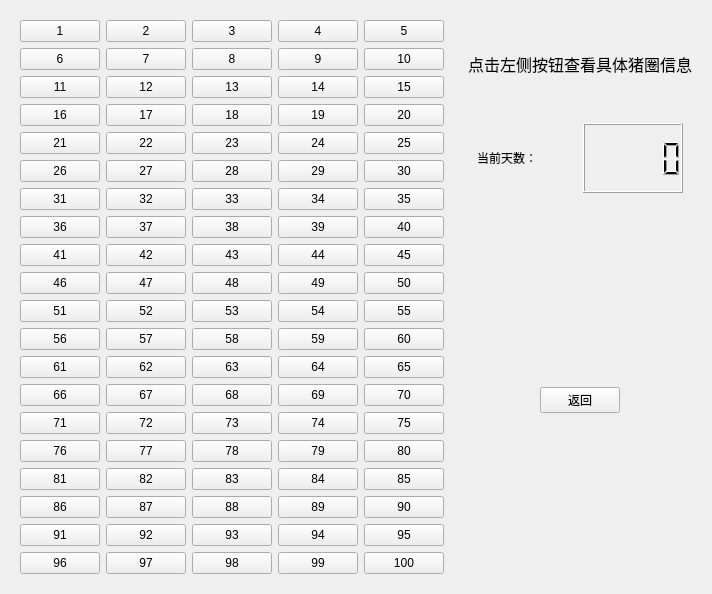
     <widget class="QWidget" name="pigpen_see">
      <layout class="QHBoxLayout" name="horizontalLayout_5">
       <item>
        <widget class="QWidget" name="widget_9" native="true">
         <layout class="QGridLayout" name="gridLayout_4">
          <item row="0" column="0">
           <widget class="Mypushbotton" name="pushButton_01">
            <property name="text">
             <string>1</string>
            </property>
           </widget>
          </item>
          <item row="0" column="1">
           <widget class="Mypushbotton" name="pushButton_02">
            <property name="text">
             <string>2</string>
            </property>
           </widget>
          </item>
          <item row="0" column="2">
           <widget class="Mypushbotton" name="pushButton_03">
            <property name="text">
             <string>3</string>
            </property>
           </widget>
          </item>
          <item row="0" column="3">
           <widget class="Mypushbotton" name="pushButton_04">
            <property name="text">
             <string>4</string>
            </property>
           </widget>
          </item>
          <item row="0" column="4">
           <widget class="Mypushbotton" name="pushButton_05">
            <property name="text">
             <string>5</string>
            </property>
           </widget>
          </item>
          <item row="1" column="0">
           <widget class="Mypushbotton" name="pushButton_06">
            <property name="text">
             <string>6</string>
            </property>
           </widget>
          </item>
          <item row="1" column="1">
           <widget class="Mypushbotton" name="pushButton_07">
            <property name="text">
             <string>7</string>
            </property>
           </widget>
          </item>
          <item row="1" column="2">
           <widget class="Mypushbotton" name="pushButton_08">
            <property name="text">
             <string>8</string>
            </property>
           </widget>
          </item>
          <item row="1" column="3">
           <widget class="Mypushbotton" name="pushButton_09">
            <property name="text">
             <string>9</string>
            </property>
           </widget>
          </item>
          <item row="1" column="4">
           <widget class="Mypushbotton" name="pushButton_10">
            <property name="text">
             <string>10</string>
            </property>
           </widget>
          </item>
          <item row="2" column="0">
           <widget class="Mypushbotton" name="pushButton_11">
            <property name="text">
             <string>11</string>
            </property>
           </widget>
          </item>
          <item row="2" column="1">
           <widget class="Mypushbotton" name="pushButton_12">
            <property name="text">
             <string>12</string>
            </property>
           </widget>
          </item>
          <item row="2" column="2">
           <widget class="Mypushbotton" name="pushButton_13">
            <property name="text">
             <string>13</string>
            </property>
           </widget>
          </item>
          <item row="2" column="3">
           <widget class="Mypushbotton" name="pushButton_14">
            <property name="text">
             <string>14</string>
            </property>
           </widget>
          </item>
          <item row="2" column="4">
           <widget class="Mypushbotton" name="pushButton_15">
            <property name="text">
             <string>15</string>
            </property>
           </widget>
          </item>
          <item row="3" column="0">
           <widget class="Mypushbotton" name="pushButton_16">
            <property name="text">
             <string>16</string>
            </property>
           </widget>
          </item>
          <item row="3" column="1">
           <widget class="Mypushbotton" name="pushButton_17">
            <property name="text">
             <string>17</string>
            </property>
           </widget>
          </item>
          <item row="3" column="2">
           <widget class="Mypushbotton" name="pushButton_18">
            <property name="text">
             <string>18</string>
            </property>
           </widget>
          </item>
          <item row="3" column="3">
           <widget class="Mypushbotton" name="pushButton_19">
            <property name="text">
             <string>19</string>
            </property>
           </widget>
          </item>
          <item row="3" column="4">
           <widget class="Mypushbotton" name="pushButton_20">
            <property name="text">
             <string>20</string>
            </property>
           </widget>
          </item>
          <item row="4" column="0">
           <widget class="Mypushbotton" name="pushButton_21">
            <property name="text">
             <string>21</string>
            </property>
           </widget>
          </item>
          <item row="4" column="1">
           <widget class="Mypushbotton" name="pushButton_22">
            <property name="text">
             <string>22</string>
            </property>
           </widget>
          </item>
          <item row="4" column="2">
           <widget class="Mypushbotton" name="pushButton_23">
            <property name="text">
             <string>23</string>
            </property>
           </widget>
          </item>
          <item row="4" column="3">
           <widget class="Mypushbotton" name="pushButton_24">
            <property name="text">
             <string>24</string>
            </property>
           </widget>
          </item>
          <item row="4" column="4">
           <widget class="Mypushbotton" name="pushButton_25">
            <property name="text">
             <string>25</string>
            </property>
           </widget>
          </item>
          <item row="5" column="0">
           <widget class="Mypushbotton" name="pushButton_26">
            <property name="text">
             <string>26</string>
            </property>
           </widget>
          </item>
          <item row="5" column="1">
           <widget class="Mypushbotton" name="pushButton_27">
            <property name="text">
             <string>27</string>
            </property>
           </widget>
          </item>
          <item row="5" column="2">
           <widget class="Mypushbotton" name="pushButton_28">
            <property name="text">
             <string>28</string>
            </property>
           </widget>
          </item>
          <item row="5" column="3">
           <widget class="Mypushbotton" name="pushButton_29">
            <property name="text">
             <string>29</string>
            </property>
           </widget>
          </item>
          <item row="5" column="4">
           <widget class="Mypushbotton" name="pushButton_30">
            <property name="text">
             <string>30</string>
            </property>
           </widget>
          </item>
          <item row="6" column="0">
           <widget class="Mypushbotton" name="pushButton_31">
            <property name="text">
             <string>31</string>
            </property>
           </widget>
          </item>
          <item row="6" column="1">
           <widget class="Mypushbotton" name="pushButton_32">
            <property name="text">
             <string>32</string>
            </property>
           </widget>
          </item>
          <item row="6" column="2">
           <widget class="Mypushbotton" name="pushButton_33">
            <property name="text">
             <string>33</string>
            </property>
           </widget>
          </item>
          <item row="6" column="3">
           <widget class="Mypushbotton" name="pushButton_34">
            <property name="text">
             <string>34</string>
            </property>
           </widget>
          </item>
          <item row="6" column="4">
           <widget class="Mypushbotton" name="pushButton_35">
            <property name="text">
             <string>35</string>
            </property>
           </widget>
          </item>
          <item row="7" column="0">
           <widget class="Mypushbotton" name="pushButton_36">
            <property name="text">
             <string>36</string>
            </property>
           </widget>
          </item>
          <item row="7" column="1">
           <widget class="Mypushbotton" name="pushButton_37">
            <property name="text">
             <string>37</string>
            </property>
           </widget>
          </item>
          <item row="7" column="2">
           <widget class="Mypushbotton" name="pushButton_38">
            <property name="text">
             <string>38</string>
            </property>
           </widget>
          </item>
          <item row="7" column="3">
           <widget class="Mypushbotton" name="pushButton_39">
            <property name="text">
             <string>39</string>
            </property>
           </widget>
          </item>
          <item row="7" column="4">
           <widget class="Mypushbotton" name="pushButton_40">
            <property name="text">
             <string>40</string>
            </property>
           </widget>
          </item>
          <item row="8" column="0">
           <widget class="Mypushbotton" name="pushButton_41">
            <property name="text">
             <string>41</string>
            </property>
           </widget>
          </item>
          <item row="8" column="1">
           <widget class="Mypushbotton" name="pushButton_42">
            <property name="text">
             <string>42</string>
            </property>
           </widget>
          </item>
          <item row="8" column="2">
           <widget class="Mypushbotton" name="pushButton_43">
            <property name="text">
             <string>43</string>
            </property>
           </widget>
          </item>
          <item row="8" column="3">
           <widget class="Mypushbotton" name="pushButton_44">
            <property name="text">
             <string>44</string>
            </property>
           </widget>
          </item>
          <item row="8" column="4">
           <widget class="Mypushbotton" name="pushButton_45">
            <property name="text">
             <string>45</string>
            </property>
           </widget>
          </item>
          <item row="9" column="0">
           <widget class="Mypushbotton" name="pushButton_46">
            <property name="text">
             <string>46</string>
            </property>
           </widget>
          </item>
          <item row="9" column="1">
           <widget class="Mypushbotton" name="pushButton_47">
            <property name="text">
             <string>47</string>
            </property>
           </widget>
          </item>
          <item row="9" column="2">
           <widget class="Mypushbotton" name="pushButton_48">
            <property name="text">
             <string>48</string>
            </property>
           </widget>
          </item>
          <item row="9" column="3">
           <widget class="Mypushbotton" name="pushButton_49">
            <property name="text">
             <string>49</string>
            </property>
           </widget>
          </item>
          <item row="9" column="4">
           <widget class="Mypushbotton" name="pushButton_50">
            <property name="text">
             <string>50</string>
            </property>
           </widget>
          </item>
          <item row="10" column="0">
           <widget class="Mypushbotton" name="pushButton_51">
            <property name="text">
             <string>51</string>
            </property>
           </widget>
          </item>
          <item row="10" column="1">
           <widget class="Mypushbotton" name="pushButton_52">
            <property name="text">
             <string>52</string>
            </property>
           </widget>
          </item>
          <item row="10" column="2">
           <widget class="Mypushbotton" name="pushButton_53">
            <property name="text">
             <string>53</string>
            </property>
           </widget>
          </item>
          <item row="10" column="3">
           <widget class="Mypushbotton" name="pushButton_54">
            <property name="text">
             <string>54</string>
            </property>
           </widget>
          </item>
          <item row="10" column="4">
           <widget class="Mypushbotton" name="pushButton_55">
            <property name="text">
             <string>55</string>
            </property>
           </widget>
          </item>
          <item row="11" column="0">
           <widget class="Mypushbotton" name="pushButton_56">
            <property name="text">
             <string>56</string>
            </property>
           </widget>
          </item>
          <item row="11" column="1">
           <widget class="Mypushbotton" name="pushButton_57">
            <property name="text">
             <string>57</string>
            </property>
           </widget>
          </item>
          <item row="11" column="2">
           <widget class="Mypushbotton" name="pushButton_58">
            <property name="text">
             <string>58</string>
            </property>
           </widget>
          </item>
          <item row="11" column="3">
           <widget class="Mypushbotton" name="pushButton_59">
            <property name="text">
             <string>59</string>
            </property>
           </widget>
          </item>
          <item row="11" column="4">
           <widget class="Mypushbotton" name="pushButton_60">
            <property name="text">
             <string>60</string>
            </property>
           </widget>
          </item>
          <item row="12" column="0">
           <widget class="Mypushbotton" name="pushButton_61">
            <property name="text">
             <string>61</string>
            </property>
           </widget>
          </item>
          <item row="12" column="1">
           <widget class="Mypushbotton" name="pushButton_62">
            <property name="text">
             <string>62</string>
            </property>
           </widget>
          </item>
          <item row="12" column="2">
           <widget class="Mypushbotton" name="pushButton_63">
            <property name="text">
             <string>63</string>
            </property>
           </widget>
          </item>
          <item row="12" column="3">
           <widget class="Mypushbotton" name="pushButton_64">
            <property name="text">
             <string>64</string>
            </property>
           </widget>
          </item>
          <item row="12" column="4">
           <widget class="Mypushbotton" name="pushButton_65">
            <property name="text">
             <string>65</string>
            </property>
           </widget>
          </item>
          <item row="13" column="0">
           <widget class="Mypushbotton" name="pushButton_66">
            <property name="text">
             <string>66</string>
            </property>
           </widget>
          </item>
          <item row="13" column="1">
           <widget class="Mypushbotton" name="pushButton_67">
            <property name="text">
             <string>67</string>
            </property>
           </widget>
          </item>
          <item row="13" column="2">
           <widget class="Mypushbotton" name="pushButton_68">
            <property name="text">
             <string>68</string>
            </property>
           </widget>
          </item>
          <item row="13" column="3">
           <widget class="Mypushbotton" name="pushButton_69">
            <property name="text">
             <string>69</string>
            </property>
           </widget>
          </item>
          <item row="13" column="4">
           <widget class="Mypushbotton" name="pushButton_70">
            <property name="text">
             <string>70</string>
            </property>
           </widget>
          </item>
          <item row="14" column="0">
           <widget class="Mypushbotton" name="pushButton_71">
            <property name="text">
             <string>71</string>
            </property>
           </widget>
          </item>
          <item row="14" column="1">
           <widget class="Mypushbotton" name="pushButton_72">
            <property name="text">
             <string>72</string>
            </property>
           </widget>
          </item>
          <item row="14" column="2">
           <widget class="Mypushbotton" name="pushButton_73">
            <property name="text">
             <string>73</string>
            </property>
           </widget>
          </item>
          <item row="14" column="3">
           <widget class="Mypushbotton" name="pushButton_74">
            <property name="text">
             <string>74</string>
            </property>
           </widget>
          </item>
          <item row="14" column="4">
           <widget class="Mypushbotton" name="pushButton_75">
            <property name="text">
             <string>75</string>
            </property>
           </widget>
          </item>
          <item row="15" column="0">
           <widget class="Mypushbotton" name="pushButton_76">
            <property name="text">
             <string>76</string>
            </property>
           </widget>
          </item>
          <item row="15" column="1">
           <widget class="Mypushbotton" name="pushButton_77">
            <property name="text">
             <string>77</string>
            </property>
           </widget>
          </item>
          <item row="15" column="2">
           <widget class="Mypushbotton" name="pushButton_78">
            <property name="text">
             <string>78</string>
            </property>
           </widget>
          </item>
          <item row="15" column="3">
           <widget class="Mypushbotton" name="pushButton_79">
            <property name="text">
             <string>79</string>
            </property>
           </widget>
          </item>
          <item row="15" column="4">
           <widget class="Mypushbotton" name="pushButton_80">
            <property name="text">
             <string>80</string>
            </property>
           </widget>
          </item>
          <item row="16" column="0">
           <widget class="Mypushbotton" name="pushButton_81">
            <property name="text">
             <string>81</string>
            </property>
           </widget>
          </item>
          <item row="16" column="1">
           <widget class="Mypushbotton" name="pushButton_82">
            <property name="text">
             <string>82</string>
            </property>
           </widget>
          </item>
          <item row="16" column="2">
           <widget class="Mypushbotton" name="pushButton_83">
            <property name="text">
             <string>83</string>
            </property>
           </widget>
          </item>
          <item row="16" column="3">
           <widget class="Mypushbotton" name="pushButton_84">
            <property name="text">
             <string>84</string>
            </property>
           </widget>
          </item>
          <item row="16" column="4">
           <widget class="Mypushbotton" name="pushButton_85">
            <property name="text">
             <string>85</string>
            </property>
           </widget>
          </item>
          <item row="17" column="0">
           <widget class="Mypushbotton" name="pushButton_86">
            <property name="text">
             <string>86</string>
            </property>
           </widget>
          </item>
          <item row="17" column="1">
           <widget class="Mypushbotton" name="pushButton_87">
            <property name="text">
             <string>87</string>
            </property>
           </widget>
          </item>
          <item row="17" column="2">
           <widget class="Mypushbotton" name="pushButton_88">
            <property name="text">
             <string>88</string>
            </property>
           </widget>
          </item>
          <item row="17" column="3">
           <widget class="Mypushbotton" name="pushButton_89">
            <property name="text">
             <string>89</string>
            </property>
           </widget>
          </item>
          <item row="17" column="4">
           <widget class="Mypushbotton" name="pushButton_90">
            <property name="text">
             <string>90</string>
            </property>
           </widget>
          </item>
          <item row="18" column="0">
           <widget class="Mypushbotton" name="pushButton_91">
            <property name="text">
             <string>91</string>
            </property>
           </widget>
          </item>
          <item row="18" column="1">
           <widget class="Mypushbotton" name="pushButton_92">
            <property name="text">
             <string>92</string>
            </property>
           </widget>
          </item>
          <item row="18" column="2">
           <widget class="Mypushbotton" name="pushButton_93">
            <property name="text">
             <string>93</string>
            </property>
           </widget>
          </item>
          <item row="18" column="3">
           <widget class="Mypushbotton" name="pushButton_94">
            <property name="text">
             <string>94</string>
            </property>
           </widget>
          </item>
          <item row="18" column="4">
           <widget class="Mypushbotton" name="pushButton_95">
            <property name="text">
             <string>95</string>
            </property>
           </widget>
          </item>
          <item row="19" column="0">
           <widget class="Mypushbotton" name="pushButton_96">
            <property name="text">
             <string>96</string>
            </property>
           </widget>
          </item>
          <item row="19" column="1">
           <widget class="Mypushbotton" name="pushButton_97">
            <property name="text">
             <string>97</string>
            </property>
           </widget>
          </item>
          <item row="19" column="2">
           <widget class="Mypushbotton" name="pushButton_98">
            <property name="text">
             <string>98</string>
            </property>
           </widget>
          </item>
          <item row="19" column="3">
           <widget class="Mypushbotton" name="pushButton_99">
            <property name="text">
             <string>99</string>
            </property>
           </widget>
          </item>
          <item row="19" column="4">
           <widget class="Mypushbotton" name="pushButton_100">
            <property name="text">
             <string>100</string>
            </property>
           </widget>
          </item>
         </layout>
        </widget>
       </item>
       <item>
        <layout class="QVBoxLayout" name="verticalLayout_4">
         <item>
          <widget class="QWidget" name="widget_11" native="true">
           <property name="minimumSize">
            <size>
             <width>0</width>
             <height>200</height>
            </size>
           </property>
           <layout class="QVBoxLayout" name="verticalLayout_10">
            <item>
             <widget class="QLabel" name="label_8">
              <property name="minimumSize">
               <size>
                <width>0</width>
                <height>0</height>
               </size>
              </property>
              <property name="font">
               <font>
                <family>华文行楷</family>
                <pointsize>12</pointsize>
               </font>
              </property>
              <property name="text">
               <string>点击左侧按钮查看具体猪圈信息</string>
              </property>
              <property name="alignment">
               <set>Qt::AlignCenter</set>
              </property>
             </widget>
            </item>
            <item>
             <widget class="QWidget" name="widget_16" native="true">
              <layout class="QHBoxLayout" name="horizontalLayout_4">
               <item>
                <widget class="QLabel" name="label_15">
                 <property name="text">
                  <string>当前天数：</string>
                 </property>
                </widget>
               </item>
               <item>
                <widget class="QLCDNumber" name="LCD_DAY"/>
               </item>
              </layout>
             </widget>
            </item>
           </layout>
          </widget>
         </item>
         <item>
          <widget class="QWidget" name="widget_10" native="true">
           <property name="minimumSize">
            <size>
             <width>0</width>
             <height>0</height>
            </size>
           </property>
           <layout class="QGridLayout" name="gridLayout_5">
            <item row="0" column="1">
             <spacer name="verticalSpacer_3">
              <property name="orientation">
               <enum>Qt::Vertical</enum>
              </property>
              <property name="sizeHint" stdset="0">
               <size>
                <width>20</width>
                <height>133</height>
               </size>
              </property>
             </spacer>
            </item>
            <item row="1" column="0">
             <spacer name="horizontalSpacer_18">
              <property name="orientation">
               <enum>Qt::Horizontal</enum>
              </property>
              <property name="sizeHint" stdset="0">
               <size>
                <width>63</width>
                <height>20</height>
               </size>
              </property>
             </spacer>
            </item>
            <item row="1" column="1">
             <widget class="QPushButton" name="see_reuturn">
              <property name="text">
               <string>返回</string>
              </property>
             </widget>
            </item>
            <item row="1" column="2">
             <spacer name="horizontalSpacer_19">
              <property name="orientation">
               <enum>Qt::Horizontal</enum>
              </property>
              <property name="sizeHint" stdset="0">
               <size>
                <width>63</width>
                <height>20</height>
               </size>
              </property>
             </spacer>
            </item>
            <item row="2" column="1">
             <spacer name="verticalSpacer_4">
              <property name="orientation">
               <enum>Qt::Vertical</enum>
              </property>
              <property name="sizeHint" stdset="0">
               <size>
                <width>20</width>
                <height>132</height>
               </size>
              </property>
             </spacer>
            </item>
           </layout>
          </widget>
         </item>
        </layout>
       </item>
      </layout>
     </widget>
